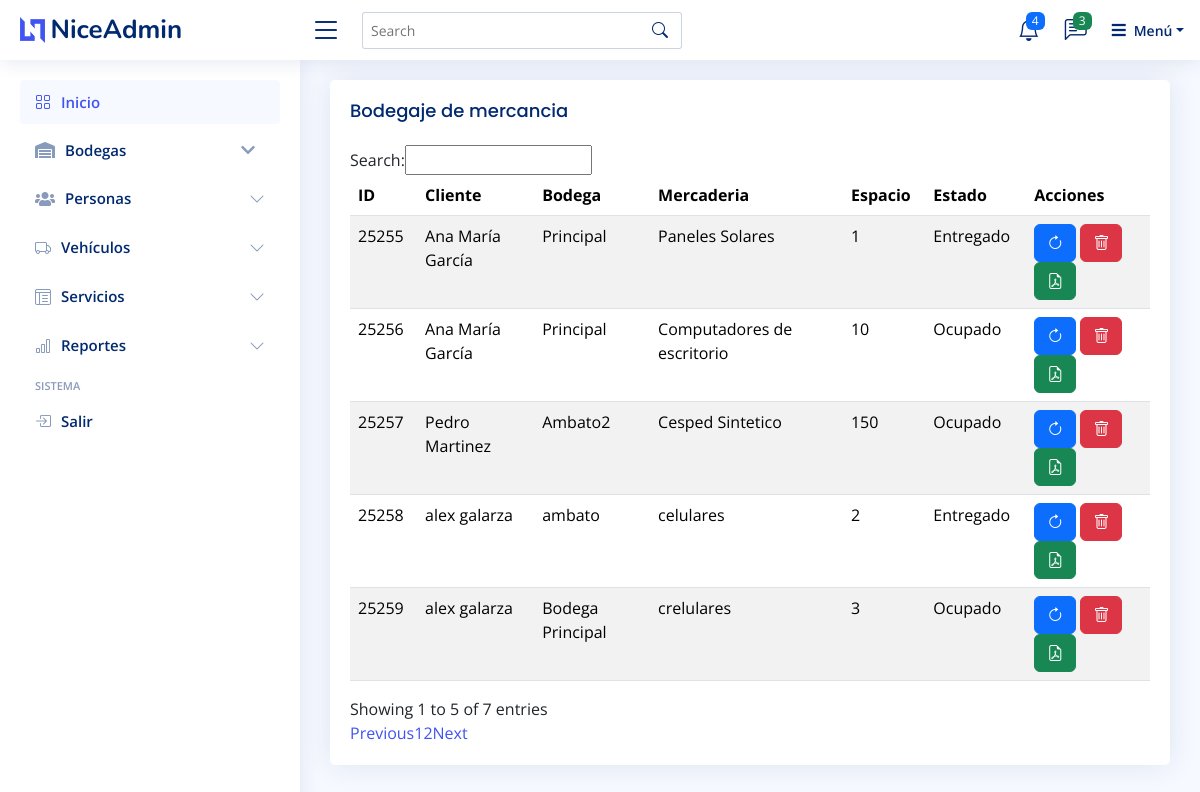
The page /app/?p=bodegaje (signed in) on the database its author committed.
### tables this page shows
CREATE TABLE `bodegaje` (
  `id` int(11) NOT NULL,
  `cliente_nombres` varchar(100) NOT NULL,
  `bodega` varchar(200) NOT NULL,
  `mercaderia_almacenada` varchar(1000) NOT NULL,
  `espacio_ocupado` varchar(100) NOT NULL,
  `estado` int(1) NOT NULL
);

### app/bodegaje.php (the view, shortened to what this page needs)
<?php
require_once 'conexion.php';
$sql = "SELECT * FROM bodegaje ORDER BY id DESC";
$query = $pdo->prepare($sql);
$query->execute();
$resultado = $query->fetchAll();
?>
<main id="main" class="main">
  <section class="section">
    <div class="row">
      <div class="col-lg-12">
        <div class="card">
          <div class="card-body">
            <h5 class="card-title">Bodegaje de mercancia</h5>
            <table class="table table-striped" id="tabla_bodegaje">
              <thead>
                <tr>
                  <th>ID</th>
                  <th>Cliente</th>
                  <th>Bodega</th>
                  <th>Mercaderia</th>
                  <th>Espacio</th>
                  <th>Estado</th>
                  <th>Acciones</th>
                </tr>
              </thead>
              <tbody>
                <?php foreach ($resultado as $dato): ?>
                <tr>
                  <td><?php echo $dato['id']; ?></td>
                  <td><?php echo $dato['cliente_nombres']; ?></td>
                  <td><?php echo $dato['bodega']; ?></td>
                  <td><?php echo $dato['mercaderia_almacenada']; ?></td>
                  <td><?php echo $dato['espacio_ocupado']; ?></td>
                  <td><?php echo $dato['estado'] == 1 ? 'Ocupado' : 'Entregado'; ?></td>
                  <td>
                    <a title="Entregar Mercaderia" href="?p=bodegaje&op=actualizar&id=<?php echo $dato['id']; ?>" class="btn btn-primary"><i
                        class="bi bi-arrow-clockwise"></i></a>
                    <a title="Eliminar" href="?p=bodegaje&op=eliminar&id=<?php echo $dato['id']; ?>" class="btn btn-danger"><i
                        class="bi bi-trash"></i></a>
                    <a title="PDF" href="?p=bodegaje_reporte&id=<?php echo $dato['id']; ?>" class="btn btn-success"><i class="bi bi-file-earmark-pdf"></i></a>
                  </td>
                </tr>
                <?php endforeach ?>
              </tbody>
            </table>
          </div>
        </div>
      </div>
    </div>
  </section>
</main>

### app/assets/css/style.css (style rules this page uses)
:root { scroll-behavior: smooth; }
body { font-family: "Open Sans", sans-serif; background: #f6f9ff; color: #444444; }
a { color: #4154f1; text-decoration: none; }
h1, h2, h3, h4, h5, h6 { font-family: "Nunito", sans-serif; }
#main { margin-top: 60px; padding: 20px 30px; transition: all 0.3s; }
.card { margin-bottom: 30px; border: none; border-radius: 5px; box-shadow: 0px 0 30px rgba(1, 41, 112, 0.1); }
.card-title { padding: 20px 0 15px 0; font-size: 18px; font-weight: 500; color: #012970; font-family: "Poppins", sans-serif; }
.card-body { padding: 0 20px 20px 20px; }
@media (min-width: 1200px) { #main, #footer { margin-left: 300px; } }

### rows shown on the page
bodegaje: id "25259", cliente_nombres "alex galarza", bodega "Bodega Principal", mercaderia_almacenada "crelulares", espacio_ocupado "3", estado "Ocupado"
bodegaje: id "25258", cliente_nombres "alex galarza", bodega "ambato", mercaderia_almacenada "celulares", espacio_ocupado "2", estado "Entregado"
bodegaje: id "25257", cliente_nombres "Pedro Martinez", bodega "Ambato2", mercaderia_almacenada "Cesped Sintetico", espacio_ocupado "150", estado "Ocupado"
bodegaje: id "25256", cliente_nombres "Ana María García", bodega "Principal", mercaderia_almacenada "Computadores de escritorio", espacio_ocupado "10", estado "Ocupado"
bodegaje: id "25255", cliente_nombres "Ana María García", bodega "Principal", mercaderia_almacenada "Paneles Solares", espacio_ocupado "1", estado "Entregado"
